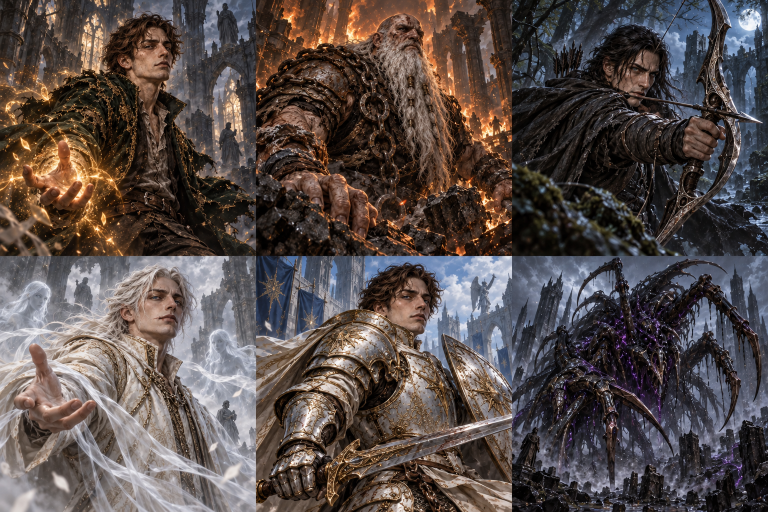
#> input picture design-pack/sources/card-actions-atlas-v2.png, 1536 x 1024 px, found by its file name (shown at 1/2 size)
$ python build_design_v2.py
#> lines starting #> are read from the running program, lines starting #| are printed output that depends on the picture
from pathlib import Path
from PIL import Image
import json, shutil, subprocess, hashlib

ROOT=Path(r'C:\Users\PC\Desktop\Marcel Kart Oyunu')
PACK=ROOT/'design-pack'
def save(path,data):
    path.parent.mkdir(parents=True,exist_ok=True)
    path.write_text(json.dumps(data,ensure_ascii=False,indent=2),encoding='utf-8')
def run(args):
    return subprocess.run(args,check=True,capture_output=True,text=True)
atlas=Image.open(PACK/'sources/card-actions-atlas-v2.png')
#> atlas is the input picture: PIL image 1536x1024 RGB; mean R, G, B 86.6, 76.2, 73.5
names=['marcel','akhenten','onbion','white','teom','karah-heavy']
for i,name in enumerate(names):
    x=i%3*atlas.width//3;y=i//3*atlas.height//2
    atlas.crop((x,y,(i%3+1)*atlas.width//3,(i//3+1)*atlas.height//2)).save(PACK/f'02-characters/action-v2/{name}.png')
#> this loop made 6 passes
#> pass 1, `atlas.crop((x,y,(i%3+1)*atlas.width//3,(i//3+1)*atlas.height//2)).save..`:
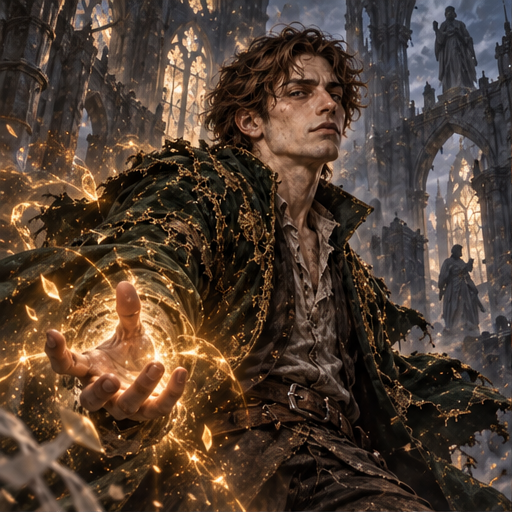
#> saved as marcel.png: PIL image 512x512 RGB; mean R, G, B 82.6, 64.3, 51.2
#> pass 2, `atlas.crop((x,y,(i%3+1)*atlas.width//3,(i//3+1)*atlas.height//2)).save..`:
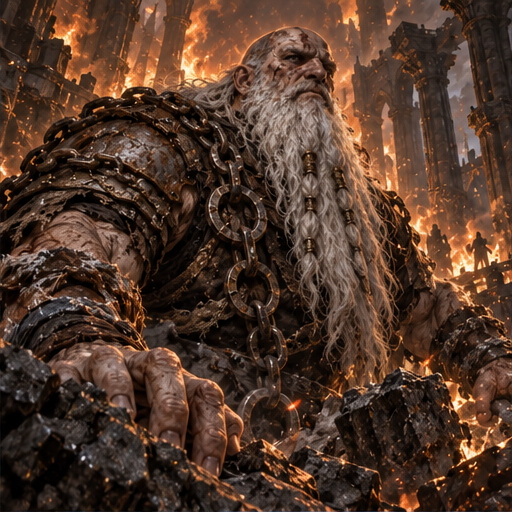
#> saved as akhenten.png: PIL image 512x512 RGB; mean R, G, B 82.2, 56.9, 42.6
audio=PACK/'09-audio';audio.mkdir(exist_ok=True)
base=[('ui-select','interface','select_001.ogg'),('ui-confirm','interface','confirmation_001.ogg'),('ui-hover','interface','tick_001.ogg'),('card-draw','rpg','bookFlip1.ogg'),('card-place','rpg','bookPlace1.ogg'),('story-open','rpg','bookOpen.ogg'),('story-close','rpg','bookClose.ogg'),('attack-slash','rpg','knifeSlice.ogg'),('steel-unsheathe','rpg','drawKnife1.ogg'),('cloth-motion','rpg','cloth1.ogg'),('void-creak','rpg','creak1.ogg'),('hit-metal','impact','impactMetal_heavy_000.ogg'),('hit-heavy','impact','impactPunch_heavy_000.ogg'),('magic-glass','impact','impactGlass_light_000.ogg'),('magic-bell','impact','impactBell_heavy_000.ogg')]
sources=[]
for name,group,filename in base:
    source=ROOT/f'reports/audio-sources/{group}/Audio/{filename}'
    if not source.exists():
        found=list((ROOT/f'reports/audio-sources/{group}').rglob(filename))
#> (the run stopped early here; a loop or call above may not have finished)

$ run again, with design-pack/sources/characters-atlas.png copied over design-pack/sources/card-actions-atlas-v2.png
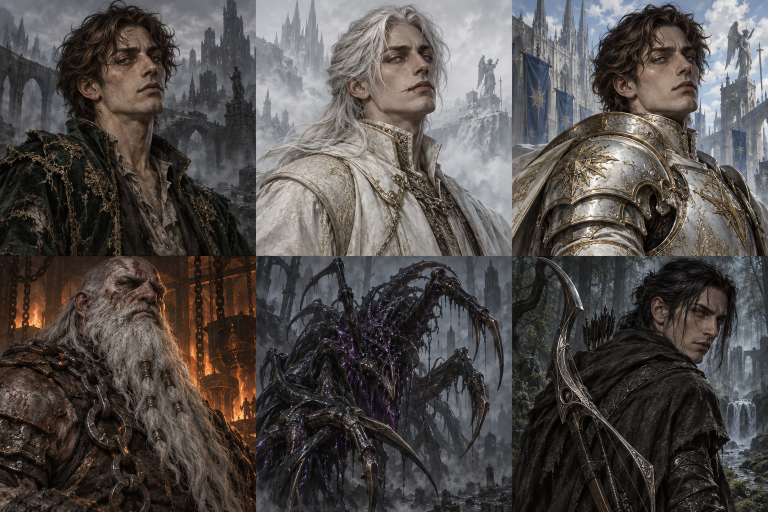
#> input picture design-pack/sources/characters-atlas.png, 1536 x 1024 px, found by its file name (shown at 1/2 size)
#> atlas is the input picture: PIL image 1536x1024 RGB; mean R, G, B 81.7, 76.9, 74.5
#> the loop `for i,name in enumerate(names):` made 6 passes
#> pass 1, `atlas.crop((x,y,(i%3+1)*atlas.width//3,(i//3+1)*atlas.height//2)).save..`:
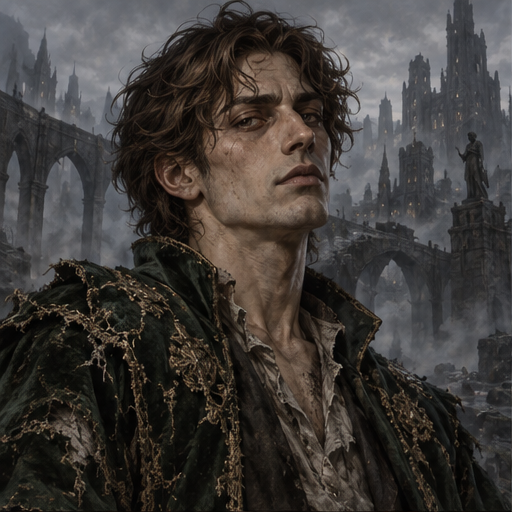
#> saved as marcel.png: PIL image 512x512 RGB; mean R, G, B 63.6, 59.6, 56.9
#> pass 2, `atlas.crop((x,y,(i%3+1)*atlas.width//3,(i//3+1)*atlas.height//2)).save..`:
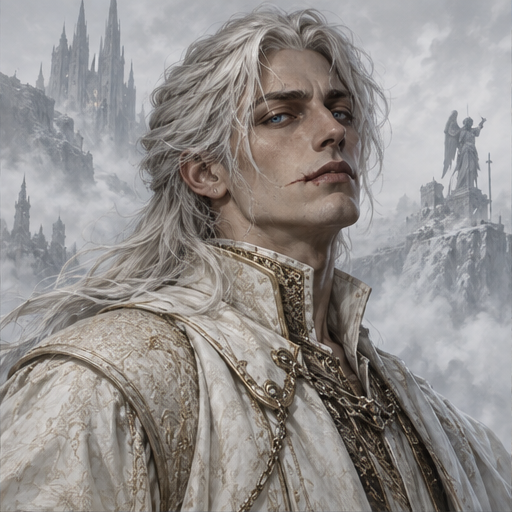
#> saved as akhenten.png: PIL image 512x512 RGB; mean R, G, B 147.8, 143.7, 141.5
